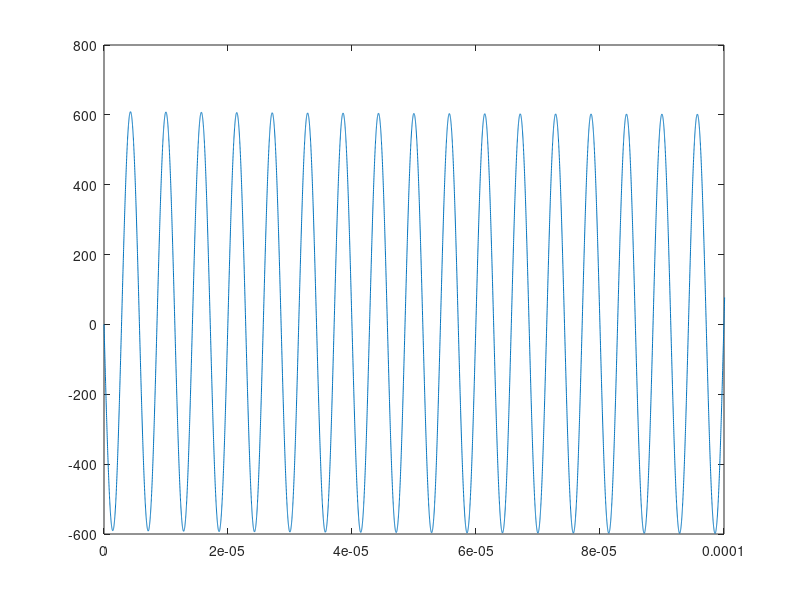

Here is the MATLAB script that generated this plot: (Note: this script raises an error after producing the figure.)
clear; close all; clc;
load("All_injectors_vaccum.mat")
dT = 1e-7;
RunTime = .004;
time = 0:dT:RunTime';
plot(time/10, voltage)
xlim([0, .0001])
[nada, nada_locs] = findpeaks(-abs(voltage));
[shifted_voltage] = phaseShift(voltage, 75, nada_locs);
plot(time, voltage)
hold on
plot(time, shifted_voltage)
xlim([.003 .004])
%functions below this line


function [newVals] = phaseShift(vals, shift, loc_nada) % takes shift in degrees
    shift = mod(shift, 360);
    newVals = zeros(size(vals));
    period = loc_nada(3) - loc_nada(1);
    cut_off = round(period*(shift/360));
    newVals(1:end-cut_off) = vals(cut_off+1:end);
    newVals(end-cut_off:end) = -vals(end:-1:end-cut_off);
    
end